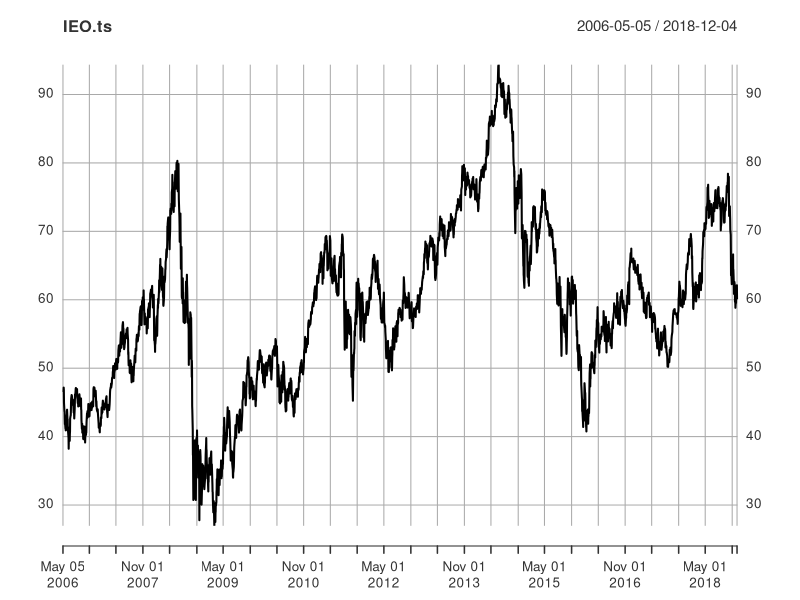
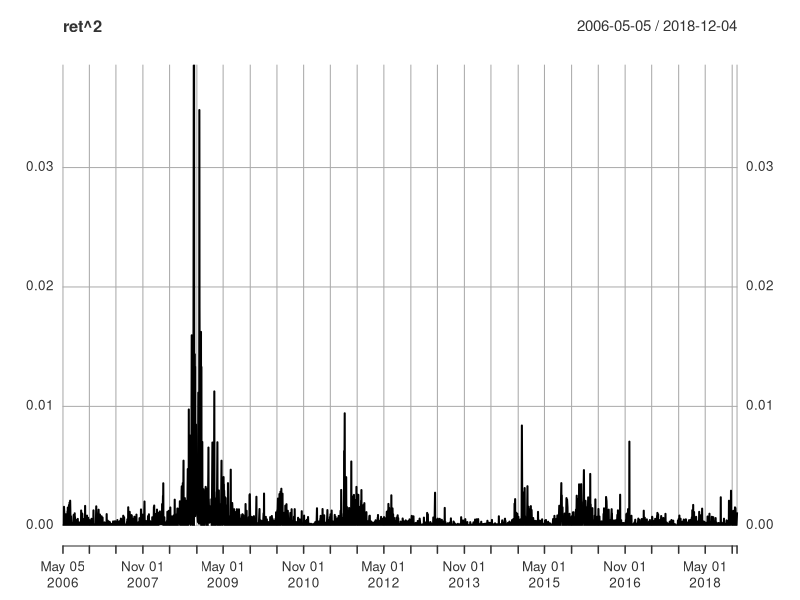
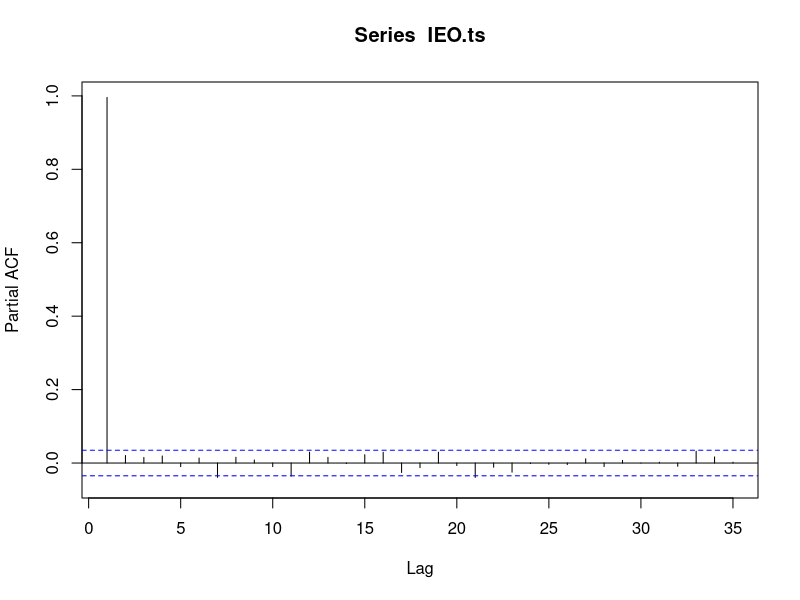
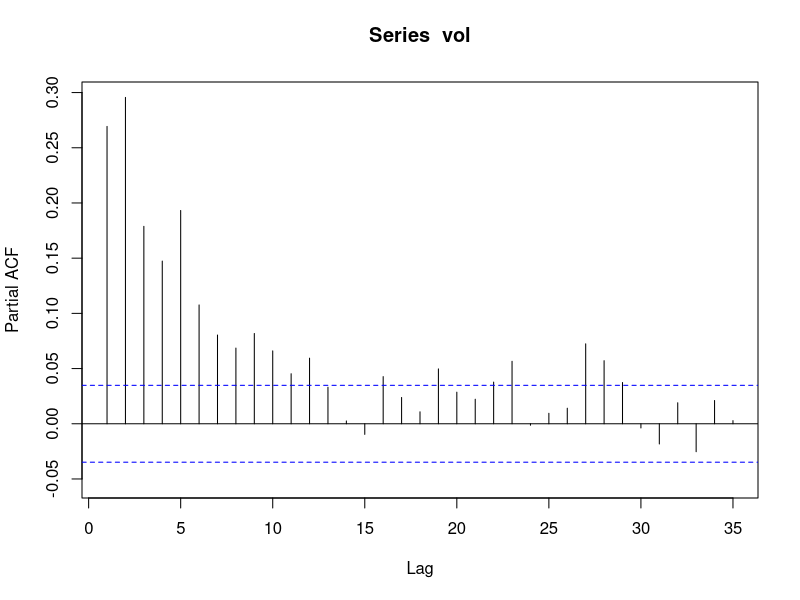
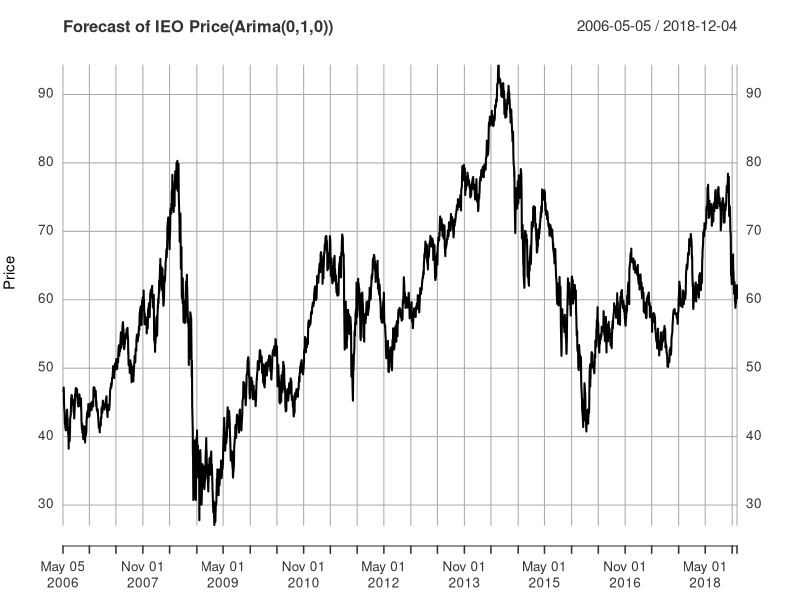
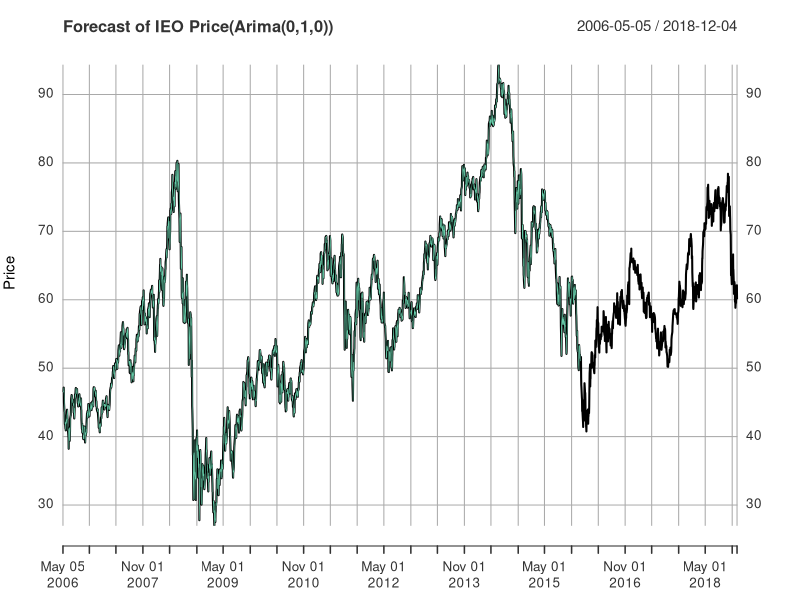
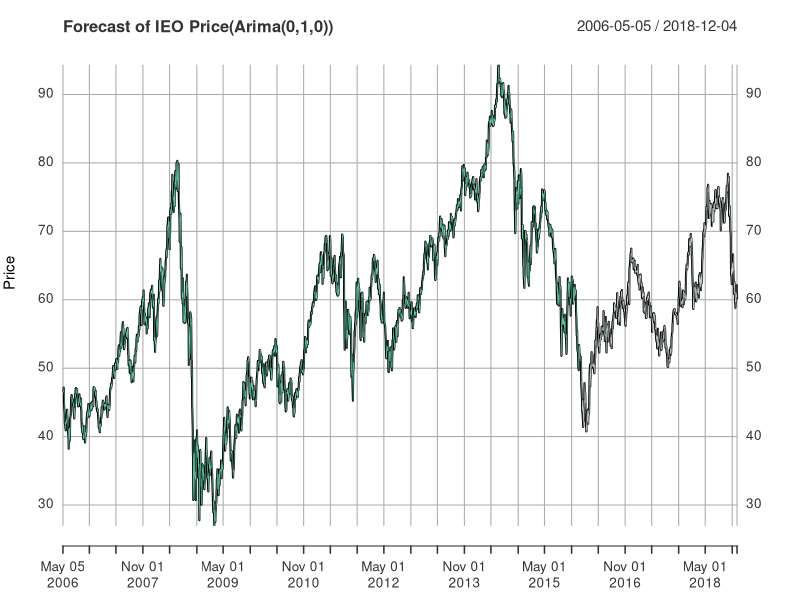
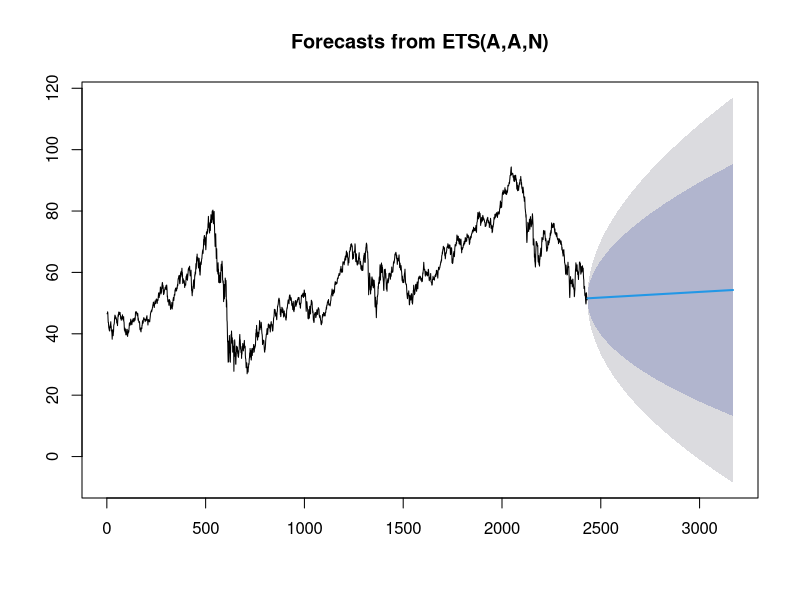

The R script that drew these images, in order: (Note: this script raises an error after producing the figures.)
## ---- chunk 1
library(forecast)
library(zoo)
library(xts)
library(urca)
library(ggplot2)
#IEO is an oil exploitation ETF, frequently trading
IEO<-read.csv("IEO.csv")
#Make IEO time series
IEO.ts <- xts(IEO$Adj.Close, as.Date(IEO$Date))
plot(IEO.ts)
#create return and variance
ret<-diff(log(IEO.ts))
plot(ret^2)
#examine pacf of IEO time series, significant correlation with one lag. 
#Highly likely to be random walk and need further test for unit root.
Pacf(IEO.ts)
#examine volatility of return, which is persistent and gradually decay
vol<-sqrt(ret^2)
Pacf(vol)
#create training and validation set
train.ts <- window(IEO.ts, end = "2015-12-31")
valid.ts <- window(IEO.ts, start = "2016-01-01")
ntrain <- length(train.ts)
nvalid <- length(valid.ts)

#DF Test on Whole Data Set, Fail to reject null hypothesis → unit root 
df.test <- ur.df(IEO.ts,type="trend",selectlags="BIC")
print(summary(df.test))
sum <- summary(df.test)
teststat <- sum@teststat[3]
# critical value at 5 percent
critical <- sum@cval[3,2]
abs(critical)<abs(teststat) #Not reject null, series has unit root

# Build Arima Model based on "bic" using training data set
ArimaMod <- auto.arima(train.ts, d=1, ic="bic", seasonal = FALSE)
summary(ArimaMod) #give us (0,1,0), that is a random walk
fcast_Arima<- Arima(valid.ts, model = ArimaMod) #one step ahead forecasting
#make fitted value both in training and validation time series data;preparing for ploting
fcast_fitted_Arima.ts <- xts(fcast_Arima$fitted, as.Date(IEO$Date[(ntrain+1):(ntrain+nvalid)]))
mod_fitted_Arima.ts <- xts(ArimaMod$fitted, as.Date(IEO$Date[1:ntrain]))
#examine model's accuracy
print(accuracy(fcast_Arima$fitted, valid.ts))

#Plot, the fitted values highly coincide with actual value due to one step ahead process
plot(IEO.ts, ylab="Price",xlab="Time",bty="l",main="Forecast of IEO Price(Arima(0,1,0))", flty=2)
lines(mod_fitted_Arima.ts, lwd=0.5,col="aquamarine3")
lines(fcast_fitted_Arima.ts, lwd=0.5,col="azure3")

## ---- chunk 2
# Exponential Filter Forecast
# First, estimate addiive trend filter
filter.mod <- ets(train.ts, model = "AAN")
# Now, build forecasts for validation periods (uses no data there)
filter.pred <- forecast(filter.mod, h = nvalid)
plot(filter.pred)
# Now, build one step ahead forecasts for validation data, using estimated model
filter.onestep <- ets(valid.ts, model = filter.mod)
#make it time series through xts
filter.onestep.fitted.ts <- xts(filter.onestep$fitted, as.Date(IEO$Date[(ntrain + 1):(ntrain + nvalid)]))
plot(IEO.ts, main = "Filter Forecast (with trend)")
lines(filter.onestep.fitted.ts,lwd = 1, col="azure3", lty = 2)
# check accuracy
print(accuracy(filter.onestep$fitted, valid.ts))
## ---- chunk 3
# Use Mean of full data set as Naive Forecast
nALL <- length(IEO.ts)
naive.valid <- rep(mean(IEO.ts),nvalid)
naive.ts<-xts(naive.valid, as.Date(IEO$Date[(ntrain + 1):(ntrain + nvalid)]))
#Plot
plot(IEO.ts)
lines(naive.ts,col="blue") 

# RMSE of Naive, Arima and Filter
naive.valid.res <- valid.ts-naive.valid
arima.valid.res<-residuals(fcast_Arima)
filter.valid.res<-residuals(filter.onestep)
V.rmse <- rep(NA,3)
V.mae<-rep(NA,3)
V.rmse[1] <- sqrt(mean((naive.valid.res)^2, na.rm =TRUE))
V.rmse[2] <- sqrt(mean((arima.valid.res)^2, na.rm =TRUE))
V.rmse[3]  <- sqrt(mean((filter.valid.res)^2, na.rm =TRUE))
V.mae[1]<-mean(abs(naive.valid.res))
V.mae[2]<-mean(abs(arima.valid.res))
V.mae[3]<-mean(abs(filter.valid.res))
# Compare RMSE for three models 
a<-data.frame(V.rmse=V.rmse,
              Vmae=V.mae,
           row.names = c("Naive", "Arima","Filter"))
print(a)

## ---- chunk 4
# perform some Diebold/Mariano tests
print("Diebold/Mariano ARIMA versus Naive")
print(dm.test(residuals(fcast_Arima),naive.valid.res))

print("Diebold/Mariano Exponential Filter versus Naive")
print(dm.test(residuals(filter.onestep),naive.valid.res))

print("Diebold/Mariano ARIMA versus Exponential Filter")
print(dm.test(residuals(fcast_Arima),residuals(filter.onestep)))
## ---- chunk 5
#AGG ETF
AGG<-read.csv("AGG.csv")
Return<-diff(log(AGG$Adj.Close))
Date<-AGG[-1,1]
bond_return.ts <- zoo(Return,as.Date(Date))
bond_return.valid <- window(bond_return.ts,start=as.Date("2016-01-01"),end = as.Date("2018-12-04"))
tail(bond_return.valid)
#compare variance of IEO and bond
IEO_var<-window(ret^2,start=as.Date("2016-01-01"),end = as.Date("2018-12-04"))
bond_var<-bond_return.valid^2
plot(bond_var)
#Plot both varainces
ggplot() + 
  geom_line(aes(y = IEO_var, x = time(IEO_var), col = "IEO's variance"))+
  geom_line(aes(y = bond_var, x = time(bond_var), col = "Bond's variance")) +
  labs(title ="Bond's varaince vs IEO's varaince", x = "Time", y = "Daily Variance")+
  theme(legend.position = "bottom")
# The volatility of bond respecting to IEO is very small

## ---- chunk 6
#Aggregation Function
monagg <- function(data)
{
  temp <- tail(data,n=1)
  m <- nrow(data)
  # these are the three lines to really pay attention to
  temp$ret <- prod(1+data$V1)-1
  temp$m <- m # number of days
  temp$sd<-sd(data$V1)
  # return monthly record
  temp
}
#Generate IEO's Returns
IEO<-read.csv("IEO.csv")
IEO.ts <- xts(IEO$Adj.Close, as.Date(IEO$Date))
rsp <- diff(log(IEO.ts))
rsp<-rsp[-1,]
head(rsp)
train.ts <- window(rsp, end = "2015-12-31")
valid.ts <- window(rsp, start = "2016-01-01")
ntrain <- length(train.ts)
nvalid <- length(valid.ts)

#GARCH Model in Training set
spec <- ugarchspec(variance.model=list(model="sGARCH",garchOrder=c(1,1)),
                   mean.model=list(include.mean=T,armaOrder=c(0,0)))
fittrain <- ugarchfit(spec = spec, data=train.ts)

#Forecasting Volatility in Validation set
setfixed(spec) <- as.list(coef(fittrain))
ugarchfilter <- ugarchfilter(spec=spec,data=valid.ts)
# fitted volatility
garchVolvalid.ts <- zoo(sigma(ugarchfilter))
#check mean of fitted volatility
mean(garchVolvalid.ts)
#plot fitted volatility
ggplot() + 
  geom_line(aes(y = sqrt(IEO_var), x = time(IEO_var), col = "IEO's volatility"))+
  geom_line(aes(y = garchVolvalid.ts, x = time(garchVolvalid.ts), col = "fitted volatility")) +
  labs(title ="Garch fitted volatility vs actual volatility", x = "Time", y = "Daily Volatility")+
  theme(legend.position = "bottom")


#Build Strategy:
#set for 1 percent daily volatility target
#use GARCH fitted volatility as estimate of next day's volatility to adjust daily weight
#use Arima fitted return as estimate of next day's return
#compare dynamic strategy to constant strategy and whole equity strategy through monthly aggregation 
target<-0.01
weight <- target/garchVolvalid.ts
#The maximum weight is 1
weight[weight$x>1]=1
length(weight)
# constant portfolio benchmark
mweight <- mean(weight)

# dynamic daily portfolio 
#one step ahead fitted return
IEO_fitted.return<-diff(log(fcast_Arima$fitted))
head(IEO_fitted.return)
length(IEO_fitted.return)
#Adjust length the same as fitted return
weight<-weight[-1]
length(weight)
bond_return.valid<-bond_return.valid[-1]
length(bond_return.valid)

#Return for dynamic portfolio
pret  <-  as.vector(IEO_fitted.return*weight)  + as.vector(bond_return.valid*(1-weight))
#Return for constant weight portfolio
pretConstant <-  as.vector(IEO_fitted.return)*mweight  + as.vector(bond_return.valid)*(1-mweight)
#Return for Whole IEO ETF
pretEquity   <- as.vector(IEO_fitted.return)

# Monthly Aggregate Return for Dynamic Strategy
pret.ts <- xts(pret, as.Date(IEO$Date[(ntrain+2):(ntrain+nvalid)]))
pret.month <- as.data.frame(pret.ts)
pret.month$date <- rownames(pret.month)
pret.month$key <-as.numeric(format(as.Date(pret.month$date),"%Y"))*100+as.numeric(format(as.Date(pret.month$date),"%m"))
pret.month<-pret.month[-1,]

pret.month <- ddply(pret.month,.variables = "key",.fun = monagg)
#mean annualized return
mean(pret.month$ret)*12
#mean annualized standard deviation
mean(pret.month$sd,na.rm = TRUE)*sqrt(12)


# Monthly Aggregate Return for Constant Strategy
pretConstant.ts <- xts(pretConstant, as.Date(IEO$Date[(ntrain+2):(ntrain+nvalid)]))
pretConstant.month <- as.data.frame(pretConstant.ts)
pretConstant.month$date <- rownames(pretConstant.month)
pretConstant.month$key <-as.numeric(format(as.Date(pretConstant.month$date),"%Y"))*100+as.numeric(format(as.Date(pretConstant.month$date),"%m"))
pretConstant.month<-pretConstant.month[-1,]
pretConstant.month <- ddply(pretConstant.month,.variables = "key",.fun = monagg)
#mean annualized return
mean(pretConstant.month$ret)*12
#mean annualized standard deviation
mean(pretConstant.month$sd,na.rm = TRUE)*sqrt(12)

# Monthly Aggregate Return for Whole ETF
pretEquity.ts <- xts(pretEquity, as.Date(IEO$Date[(ntrain+2):(ntrain+nvalid)]))
pretEquity.month <- as.data.frame(pretEquity.ts)
pretEquity.month$date <- rownames(pretEquity.month)
pretEquity.month$key <-as.numeric(format(as.Date(pretEquity.month$date),"%Y"))*100+as.numeric(format(as.Date(pretEquity.month$date),"%m"))
pretEquity.month<-pretEquity.month[-1,]
pretEquity.month <- ddply(pretEquity.month,.variables = "key",.fun = monagg)
#mean annualized return
mean(pretEquity.month$ret)*12
#mean annualized standard deviation
mean(pretEquity.month$sd,na.rm = TRUE)*sqrt(12)

# Compare annualized mean, standard deviation and sharp ratio for three strategies 
A.return <- rep(NA,3)
A.volatility<-rep(NA,3)
A.sharp_ratio<-rep(NA,3)
A.return[1] <- mean(pret.month$ret)*12
A.return[2] <- mean(pretConstant.month$ret)*12
A.return[3]  <- mean(pretEquity.month$ret)*12
A.volatility[1]<-mean(pret.month$sd,na.rm = TRUE)*sqrt(12)
A.volatility[2]<-mean(pretConstant.month$sd,na.rm = TRUE)*sqrt(12)
A.volatility[3]<-mean(pretEquity.month$sd,na.rm = TRUE)*sqrt(12)
A.sharp_ratio[1]<-(mean(pret.month$ret)*12-0.03)/(mean(pret.month$sd,na.rm = TRUE)*sqrt(12))
A.sharp_ratio[2]<-(mean(pretConstant.month$ret)*12-0.03)/(mean(pretConstant.month$sd,na.rm = TRUE)*sqrt(12))
A.sharp_ratio[3]<-(mean(pretEquity.month$ret)*12-0.03)/(mean(pretEquity.month$sd,na.rm = TRUE)*sqrt(12))


a<-data.frame(A.return=A.return,
              A.volatility=A.volatility,
              A.sharp_ratio=A.sharp_ratio,
           row.names = c("Dynamic Strategy", "Constant Strategy","Whole Equity Strategy"))
print(a)

